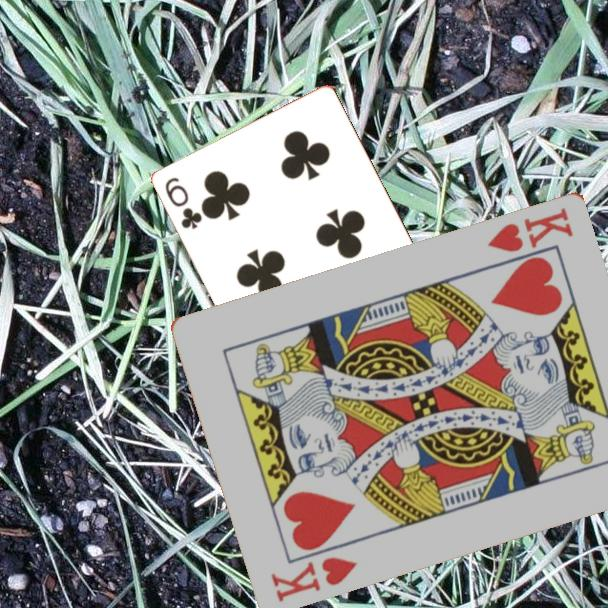
#> input picture code/..data/images/010554505.jpg, 608 x 608 px, found by its file name; its folder holds 4 pictures in this run
$ jupyter execute --allow-errors 001.02_data_augmentation.ipynb
#> lines starting #> are read from the running program, lines starting #| are printed output that depends on the picture
# 001.02 // data augmentation

[augment card and dataset images]

[cell 1]
import os
import shutil
import numpy as np
from PIL import Image, ImageEnhance, ImageOps

[cell 2]
card_dir = '../data/card_data/cards/'
img_dir = '../data/images/'

[cell 3]
card_names = []

for suit in ['c', 'd', 'h', 's']:
    for rank in range(1, 14):
        card_names.append(f'{suit}{rank:02}')

len(card_names)

[cell 4]
# set up card directory

for c in card_names:
    os.mkdir(f'{card_dir}{c}')

#> (a cell that did not finish here is left out)

[cell 6]
# adjust card brightness

def adjust_brightness(path_in, path_out, card, file_type):
    c = 1
    for n in np.linspace(0.75, 1.5, 10):
        im = Image.open(f'{path_in}{card}{file_type}')
        im = ImageEnhance.Brightness(im).enhance(n)
        im.save(f'{path_out}{card}.B{c:02}{file_type}')
        im.close()
        c += 1

#> (a cell that did not finish here is left out)

[cell 8]
# [10 lines of commented-out code are left out]

[cell 9]
# [10 lines of commented-out code are left out]

[cell 10]
# convert images to grayscale

os.mkdir('../data/images_gs/')

filenames = sorted([i.split('.jpg')[0] for i in os.listdir(img_dir) if '.jpg' in i])

def grayscale(path_in, path_out, file, file_type):
#> called with path_in = '../data/images/', path_out = '../data/images_gs/', file = '010554505', file_type = '.jpg'
    im = Image.open(f'{path_in}{file}{file_type}')
#> im is the input picture: PIL image 608x608 RGB; mean R, G, B 138.3, 140.1, 136.1
    im = ImageOps.grayscale(im)
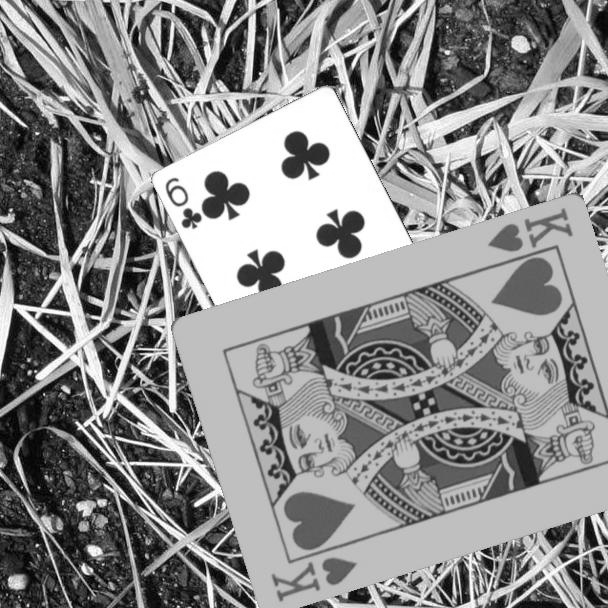
#> im: PIL image 608x608 L; min 0, max 255, mean 139.1
    im.save(f'{path_out}{file}{file_type}')
    im.close()

[cell 11]
[grayscale(img_dir, f'../data/images_gs/', f, '.jpg') for f in filenames];
#> call 2 of grayscale, with path_in = '../data/images/', path_out = '../data/images_gs/', file = '014130488', file_type = '.jpg'
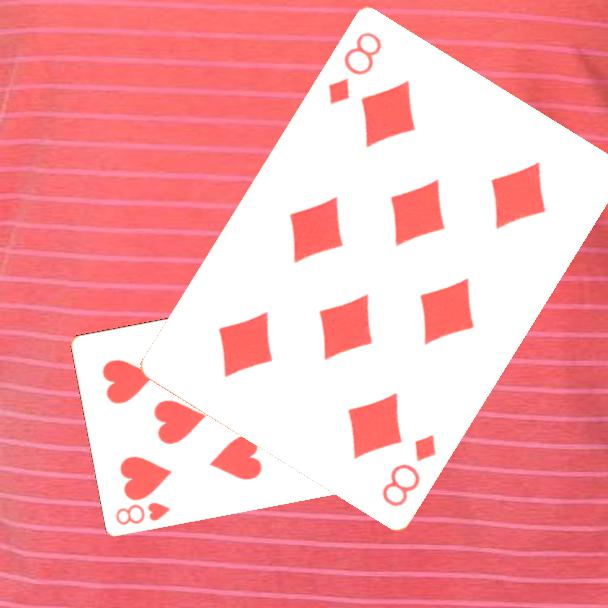
#> input picture code/..data/images/014130488.jpg, 608 x 608 px, found by its file name
#> in grayscale, im is the input picture: PIL image 608x608 RGB; mean R, G, B 247.3, 162, 167.2
#> in grayscale (call 2), `im = ImageOps.grayscale(im)`:
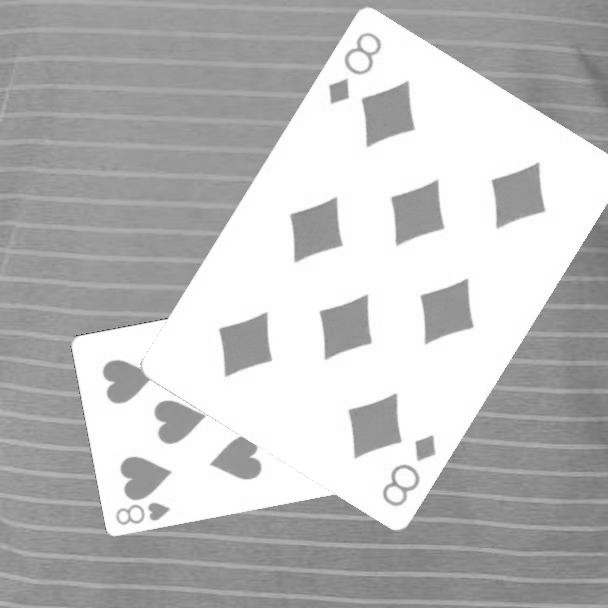
#> im: PIL image 608x608 L; min 26, max 255, mean 188.1
#> call 3 of grayscale, with path_in = '../data/images/', path_out = '../data/images_gs/', file = '029029911', file_type = '.jpg'
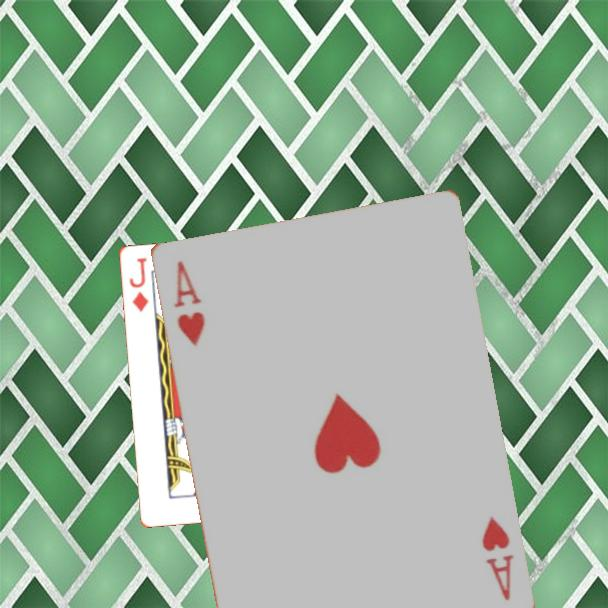
#> input picture code/..data/images/029029911.jpg, 608 x 608 px, found by its file name
#> in grayscale, im is the input picture: PIL image 608x608 RGB; mean R, G, B 150, 174.1, 152.2
#> in grayscale (call 3), `im = ImageOps.grayscale(im)`:
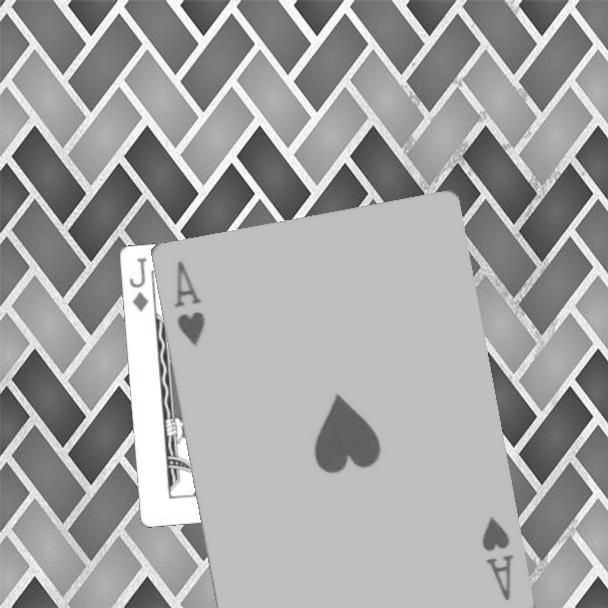
#> im: PIL image 608x608 L; min 32, max 255, mean 164.4
#> call 4 of grayscale, with path_in = '../data/images/', path_out = '../data/images_gs/', file = '055708020', file_type = '.jpg'
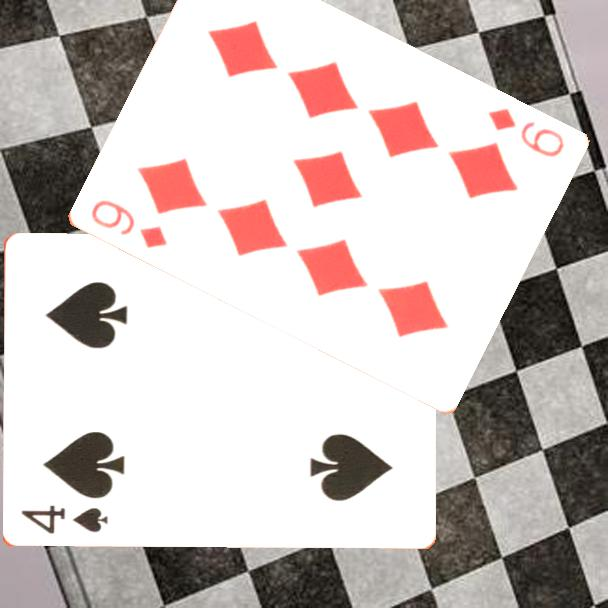
#> input picture code/..data/images/055708020.jpg, 608 x 608 px, found by its file name
#> in grayscale, im is the input picture: PIL image 608x608 RGB; mean R, G, B 202.2, 192.1, 189.6
#> in grayscale (call 4), `im = ImageOps.grayscale(im)`:
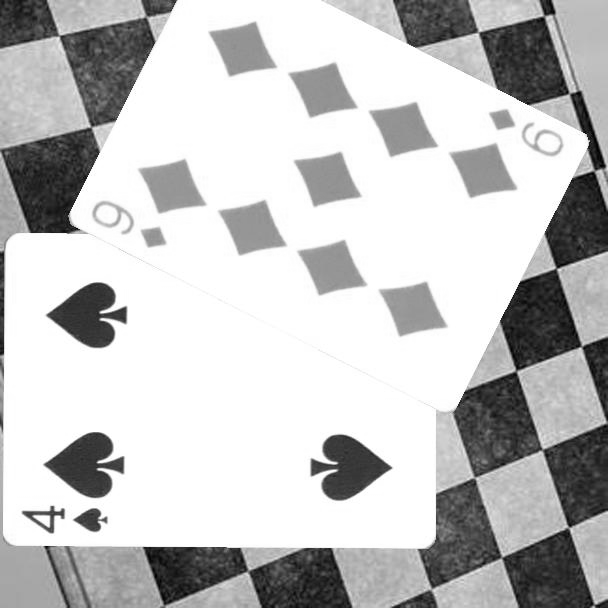
#> im: PIL image 608x608 L; min 0, max 255, mean 194.8
